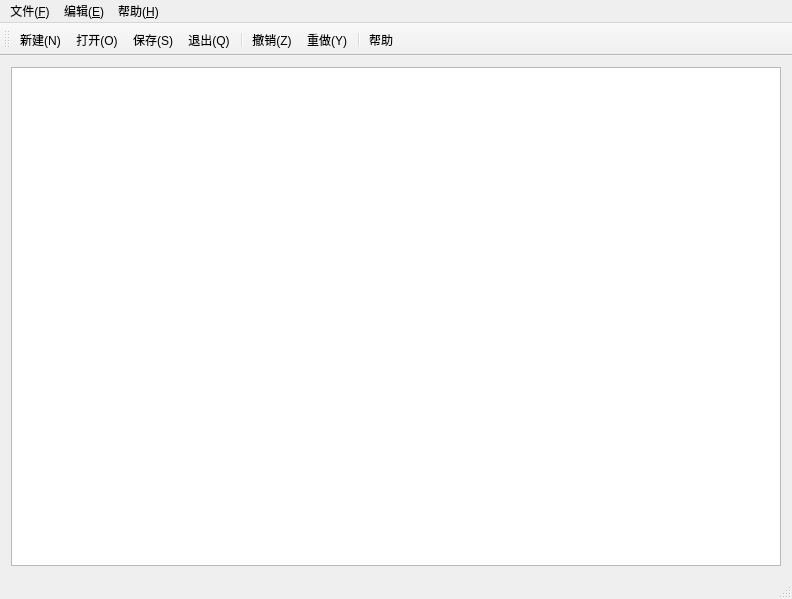
<?xml version="1.0" encoding="UTF-8"?>
<ui version="4.0">
 <class>MainWindow</class>
 <widget class="QMainWindow" name="MainWindow">
  <property name="geometry">
   <rect>
    <x>0</x>
    <y>0</y>
    <width>792</width>
    <height>599</height>
   </rect>
  </property>
  <property name="windowTitle">
   <string>Apaki 记事本</string>
  </property>
  <property name="iconSize">
   <size>
    <width>32</width>
    <height>32</height>
   </size>
  </property>
  <widget class="QWidget" name="centralWidget">
   <layout class="QGridLayout" name="gridLayout">
    <item row="0" column="0">
     <widget class="QTextEdit" name="textEdit"/>
    </item>
   </layout>
  </widget>
  <widget class="QMenuBar" name="menuBar">
   <property name="geometry">
    <rect>
     <x>0</x>
     <y>0</y>
     <width>792</width>
     <height>26</height>
    </rect>
   </property>
   <widget class="QMenu" name="menu_File">
    <property name="title">
     <string>文件(&amp;F)</string>
    </property>
    <addaction name="actionNew"/>
    <addaction name="actionOpen"/>
    <addaction name="actionSave"/>
    <addaction name="actionSaveAs"/>
    <addaction name="separator"/>
    <addaction name="actionExit"/>
   </widget>
   <widget class="QMenu" name="menuEdit">
    <property name="title">
     <string>编辑(&amp;E)</string>
    </property>
    <addaction name="actionUndo"/>
    <addaction name="actionRedo"/>
   </widget>
   <widget class="QMenu" name="menu_Help">
    <property name="title">
     <string>帮助(&amp;H)</string>
    </property>
    <addaction name="actionHelp"/>
    <addaction name="separator"/>
    <addaction name="actionAbout"/>
   </widget>
   <addaction name="menu_File"/>
   <addaction name="menuEdit"/>
   <addaction name="menu_Help"/>
  </widget>
  <widget class="QToolBar" name="mainToolBar">
   <attribute name="toolBarArea">
    <enum>TopToolBarArea</enum>
   </attribute>
   <attribute name="toolBarBreak">
    <bool>false</bool>
   </attribute>
   <addaction name="actionNew"/>
   <addaction name="actionOpen"/>
   <addaction name="actionSave"/>
   <addaction name="actionExit"/>
   <addaction name="separator"/>
   <addaction name="actionUndo"/>
   <addaction name="actionRedo"/>
   <addaction name="separator"/>
   <addaction name="actionHelp"/>
  </widget>
  <widget class="QStatusBar" name="statusBar">
   <property name="sizeGripEnabled">
    <bool>true</bool>
   </property>
  </widget>
  <action name="actionNew">
   <property name="icon">
    <iconset resource="icon.qrc">
     <normaloff>:/images/images/filenew.png</normaloff>:/images/images/filenew.png</iconset>
   </property>
   <property name="text">
    <string>新建(&amp;N)</string>
   </property>
   <property name="shortcut">
    <string>Ctrl+N</string>
   </property>
  </action>
  <action name="actionSave">
   <property name="icon">
    <iconset resource="icon.qrc">
     <normaloff>:/images/images/filesave.png</normaloff>:/images/images/filesave.png</iconset>
   </property>
   <property name="text">
    <string>保存(&amp;S)</string>
   </property>
   <property name="shortcut">
    <string>Ctrl+S</string>
   </property>
  </action>
  <action name="actionExit">
   <property name="icon">
    <iconset resource="icon.qrc">
     <normaloff>:/images/images/exit.png</normaloff>:/images/images/exit.png</iconset>
   </property>
   <property name="text">
    <string>退出(&amp;Q)</string>
   </property>
   <property name="shortcut">
    <string>Ctrl+Q</string>
   </property>
  </action>
  <action name="actionUndo">
   <property name="icon">
    <iconset resource="icon.qrc">
     <normaloff>:/images/images/undo.png</normaloff>:/images/images/undo.png</iconset>
   </property>
   <property name="text">
    <string>撤销(&amp;Z)</string>
   </property>
   <property name="shortcut">
    <string>Ctrl+Z</string>
   </property>
  </action>
  <action name="actionRedo">
   <property name="icon">
    <iconset resource="icon.qrc">
     <normaloff>:/images/images/redo.png</normaloff>:/images/images/redo.png</iconset>
   </property>
   <property name="text">
    <string>重做(&amp;Y)</string>
   </property>
   <property name="shortcut">
    <string>Ctrl+Y</string>
   </property>
  </action>
  <action name="actionHelp">
   <property name="icon">
    <iconset resource="icon.qrc">
     <normaloff>:/images/images/help.png</normaloff>:/images/images/help.png</iconset>
   </property>
   <property name="text">
    <string>帮助</string>
   </property>
   <property name="shortcut">
    <string>F1</string>
   </property>
  </action>
  <action name="actionAbout">
   <property name="icon">
    <iconset resource="icon.qrc">
     <normaloff>:/images/images/about.png</normaloff>:/images/images/about.png</iconset>
   </property>
   <property name="text">
    <string>关于</string>
   </property>
  </action>
  <action name="actionOpen">
   <property name="icon">
    <iconset resource="icon.qrc">
     <normaloff>:/images/images/fileopen.png</normaloff>:/images/images/fileopen.png</iconset>
   </property>
   <property name="text">
    <string>打开(&amp;O)</string>
   </property>
   <property name="shortcut">
    <string>Ctrl+O</string>
   </property>
  </action>
  <action name="actionSaveAs">
   <property name="text">
    <string>另存为..</string>
   </property>
  </action>
 </widget>
 <layoutdefault spacing="6" margin="11"/>
 <resources>
  <include location="icon.qrc"/>
 </resources>
 <connections/>
</ui>
